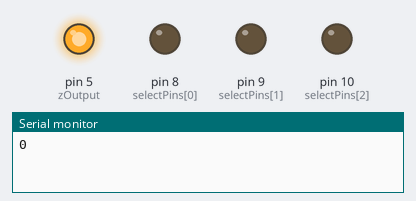
A sketch run on a simulated Arduino Uno, built with avr-gcc and run on an emulated ATmega328P. On the bench: output pins drawn as LEDs (lit = HIGH), the last lines printed to the serial monitor.

Above: at 0.1 s.
At 20.1 s:
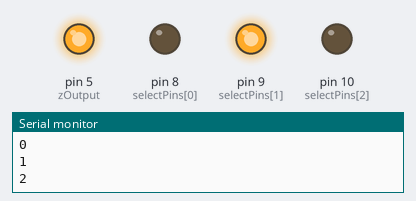
At 30.1 s:
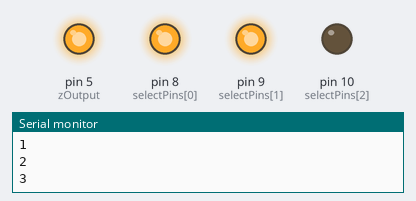
At 40.1 s:
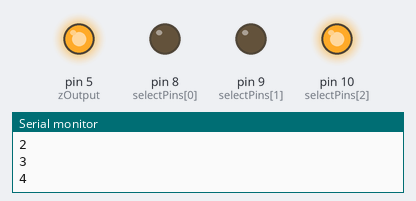
At 70.1 s:
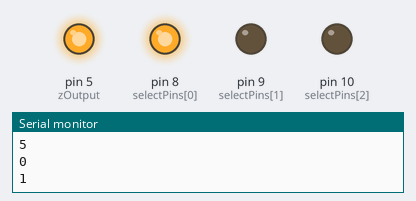
At 110.1 s:
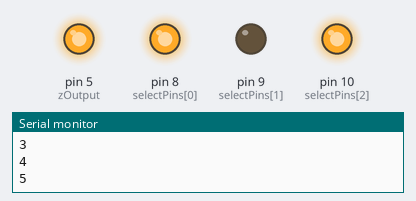
Timing chart, 0 to 121.5 s (numbered marks = the images above):
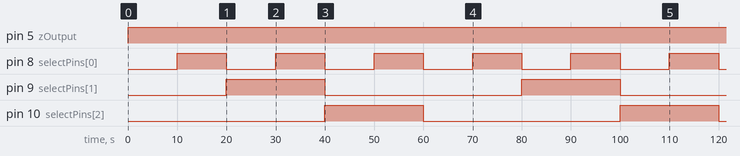

The sketch:

multiplexer_switch_write.ino
```cpp
// Code to test that 1 multiplexer can turn on 1 channel one by one
// Nothing being read from arduino, use multimeter

/////////////////////
// Pin Definitions //
/////////////////////
const int selectPins[3] = {8, 9, 10}; // S0~2, S1~3, S2~4
const int zOutput = 5;
//const int zInput = A0; // Connect common (Z) to A0 (analog input)

void setup()
{
  Serial.begin(9600); // Initialize the serial port
  // Set up the select pins as outputs:
  for (int i=0; i<3; i++)
  {
    pinMode(selectPins[i], OUTPUT);
    digitalWrite(selectPins[i], HIGH);
  }
//  pinMode(zInput, INPUT); // Set up Z as an input
  pinMode(zOutput, OUTPUT); // Set up Z as an input

  // Print the header:
//  Serial.println("Y0\tY1\tY2\tY3\tY4\tY5\tY6\tY7");
//  Serial.println("---\t---\t---\t---\t---\t---\t---\t---");
}

void loop()
{
  // Loop over 6 rows
  for (int i = 0; i < 6; i++){
    write_mux(i);
    Serial.print(String(i));
    // Loop over 6 columns
//    float data[6] = {0, 0, 0, 0, 0, 0};
//    read_mux(data);
//    for (int j = 0; j < 6; j++){
//      Serial.print(String(data[j]) + " ");
//    }
    Serial.println();
    Serial.println();

    delay(10000);
  }
//  Serial.print("--------------------------------");
//  Serial.println();
}

void write_mux(int pin){
  selectMuxPinWrite(pin); // Select one at a time
  analogWrite(zOutput, 255);
}

void select_y_four() {

  digitalWrite(selectPins[0], HIGH);
  digitalWrite(selectPins[2], LOW);
  digitalWrite(selectPins[1], LOW);
}


// The selectMuxPin function sets the S0, S1, and S2 pins
// accordingly, given a pin from 0-7.
void selectMuxPinWrite(byte pin)
{
  for (int i=0; i<3; i++)
  {
    if (pin & (1<<i))
      digitalWrite(selectPins[i], HIGH);
    else
      digitalWrite(selectPins[i], LOW);
  }
}
```

Measured:
- by itself, pin 5 (zOutput): LOW → HIGH at 0.00 s
- by itself, pin 8 (selectPins[0]): alternates HIGH for 10.0 s and LOW for 10.0 s
- by itself, pin 9 (selectPins[1]), pin 10 (selectPins[2]): alternates HIGH for 20.0 s and LOW for 40.0 s
